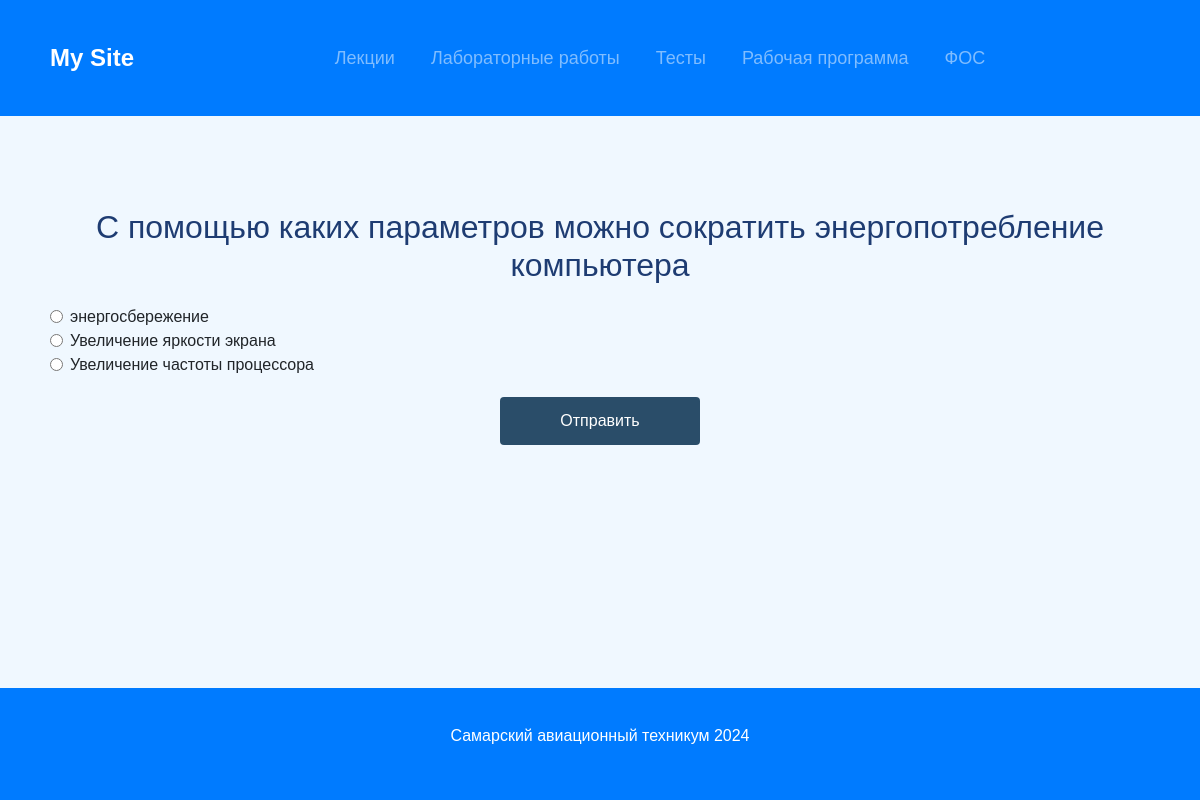
Page /student_tests/test-no-1-1/questions/22/ on the committed database.
### student_tests/models.py (models this page shows, shortened)
class Question(models.Model):
    text = models.TextField(default='')
    image = models.FileField(
        upload_to='question_images/', blank=True, null=True)
    test = models.ForeignKey(
        Test, related_name='questions', on_delete=models.CASCADE)

class Answer(models.Model):
    question = models.ForeignKey(
        Question, related_name='answers', on_delete=models.CASCADE)
    text = models.CharField(max_length=200)
    is_correct = models.BooleanField(default=False)

### student_tests/views.py (the view, shortened to what this page needs)
def question_detail(request, test_slug, question_id):
    question = get_object_or_404(
        Question, id=question_id, test__slug=test_slug)
    test = question.test
    return render(request, 'student_tests/question_detail.html', {'question': question})

### student_tests/templates/student_tests/question_detail.html (shortened to what this page needs)
{% extends "main/base.html" %}
{% load static %}
{% block content %}
<h2 class="text-center mt-5">{{ question.text }}</h2>
<form method="post" action="{% url 'question_detail' question.test.slug question.id %}">
    {% for answer in question.answers.all %}
        <div class="form-check">
            <input class="form-check-input" type="radio" name="question_{{ question.id }}" id="answer{{ answer.id }}" value="{{ answer.id }}">
            <label class="form-check-label" for="answer{{ answer.id }}">
                {{ answer.text }}
            </label>
        </div>
    {% endfor %}
    <button type="submit" class="btn btn-primary">Отправить</button>
</form>
{% endblock %}

### static/css/styles.css (style rules this page uses)
:root { --primary-color: #1e3c72; --secondary-color: #2a4d69; --background-color: #f0f8ff; --text-color: #2a4d69; --hover-color: #b3cde0; --card-background-color: #fff; }
body { background-color: var(--background-color); font-family: 'Arial', sans-serif; margin: 0; padding: 0; display: flex; flex-direction: column; min-height: 100vh; }
h1, h2, h3 { color: var(--primary-color); margin-bottom: 20px; text-align: center; }
.btn-primary { background-color: var(--secondary-color); border: none; border-radius: 4px; color: #fff; font-size: 16px; padding: 12px 24px; display: block; width: 200px; margin: 20px auto; text-align: center; text-decoration: none; transition: background-color 0.3s ease; }

### rows in the picture
Question: text "С помощью каких параметров можно сократить энергопотребление компьютера"
Answer: text "энергосбережение"
Answer: text "Увеличение яркости экрана"
Answer: text "Увеличение частоты процессора"
